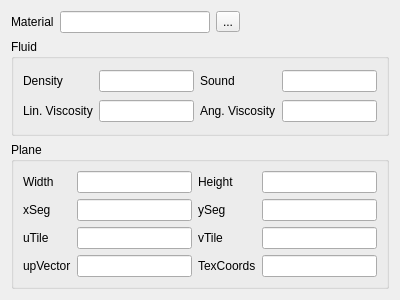
<?xml version="1.0" encoding="UTF-8"?>
<ui version="4.0">
 <class>WaterData</class>
 <widget class="QWidget" name="WaterData">
  <property name="geometry">
   <rect>
    <x>0</x>
    <y>0</y>
    <width>400</width>
    <height>300</height>
   </rect>
  </property>
  <property name="windowTitle">
   <string>Form</string>
  </property>
  <layout class="QVBoxLayout" name="verticalLayout">
   <item>
    <layout class="QHBoxLayout" name="horizontalLayout_7">
     <item>
      <widget class="QLabel" name="label_55">
       <property name="text">
        <string>Material</string>
       </property>
      </widget>
     </item>
     <item>
      <widget class="QLineEdit" name="waterMaterial"/>
     </item>
     <item>
      <widget class="QToolButton" name="waterMaterialSelect">
       <property name="text">
        <string>...</string>
       </property>
      </widget>
     </item>
     <item>
      <spacer name="horizontalSpacer_6">
       <property name="orientation">
        <enum>Qt::Horizontal</enum>
       </property>
       <property name="sizeHint" stdset="0">
        <size>
         <width>40</width>
         <height>20</height>
        </size>
       </property>
      </spacer>
     </item>
    </layout>
   </item>
   <item>
    <widget class="QGroupBox" name="groupBox_4">
     <property name="title">
      <string>Fluid</string>
     </property>
     <layout class="QGridLayout" name="gridLayout_10">
      <item row="0" column="0">
       <widget class="QLabel" name="label_51">
        <property name="text">
         <string>Density</string>
        </property>
       </widget>
      </item>
      <item row="0" column="1">
       <widget class="QLineEdit" name="waterDensity"/>
      </item>
      <item row="0" column="2">
       <widget class="QLabel" name="label_53">
        <property name="text">
         <string>Sound</string>
        </property>
       </widget>
      </item>
      <item row="0" column="3">
       <widget class="QLineEdit" name="waterSound"/>
      </item>
      <item row="1" column="0">
       <widget class="QLabel" name="label_52">
        <property name="text">
         <string>Lin. Viscosity</string>
        </property>
       </widget>
      </item>
      <item row="1" column="2">
       <widget class="QLabel" name="label_54">
        <property name="text">
         <string>Ang. Viscosity</string>
        </property>
       </widget>
      </item>
      <item row="1" column="1">
       <widget class="QLineEdit" name="waterLinVisc"/>
      </item>
      <item row="1" column="3">
       <widget class="QLineEdit" name="waterAngVisc"/>
      </item>
     </layout>
    </widget>
   </item>
   <item>
    <widget class="QGroupBox" name="groupBox_3">
     <property name="title">
      <string>Plane</string>
     </property>
     <layout class="QGridLayout" name="gridLayout_8">
      <item row="0" column="1">
       <widget class="QLineEdit" name="waterPlaneWidth"/>
      </item>
      <item row="0" column="0">
       <widget class="QLabel" name="label_43">
        <property name="text">
         <string>Width</string>
        </property>
       </widget>
      </item>
      <item row="0" column="2">
       <widget class="QLabel" name="label_44">
        <property name="text">
         <string>Height</string>
        </property>
       </widget>
      </item>
      <item row="0" column="3">
       <widget class="QLineEdit" name="waterPlaneHeight"/>
      </item>
      <item row="1" column="0">
       <widget class="QLabel" name="label_45">
        <property name="text">
         <string>xSeg</string>
        </property>
       </widget>
      </item>
      <item row="2" column="0">
       <widget class="QLabel" name="label_46">
        <property name="text">
         <string>uTile</string>
        </property>
       </widget>
      </item>
      <item row="3" column="0">
       <widget class="QLabel" name="label_47">
        <property name="text">
         <string>upVector</string>
        </property>
       </widget>
      </item>
      <item row="1" column="1">
       <widget class="QLineEdit" name="waterPlaneXSeg"/>
      </item>
      <item row="2" column="1">
       <widget class="QLineEdit" name="waterPlaneUTile"/>
      </item>
      <item row="3" column="1">
       <widget class="QLineEdit" name="waterPlaneUpVector"/>
      </item>
      <item row="1" column="2">
       <widget class="QLabel" name="label_48">
        <property name="text">
         <string>ySeg</string>
        </property>
       </widget>
      </item>
      <item row="2" column="2">
       <widget class="QLabel" name="label_49">
        <property name="text">
         <string>vTile</string>
        </property>
       </widget>
      </item>
      <item row="3" column="2">
       <widget class="QLabel" name="label_50">
        <property name="text">
         <string>TexCoords</string>
        </property>
       </widget>
      </item>
      <item row="1" column="3">
       <widget class="QLineEdit" name="waterPlaneYSeg"/>
      </item>
      <item row="2" column="3">
       <widget class="QLineEdit" name="waterPlaneVTile"/>
      </item>
      <item row="3" column="3">
       <widget class="QLineEdit" name="waterPlaneTexCoords"/>
      </item>
     </layout>
    </widget>
   </item>
  </layout>
 </widget>
 <resources/>
 <connections/>
</ui>
